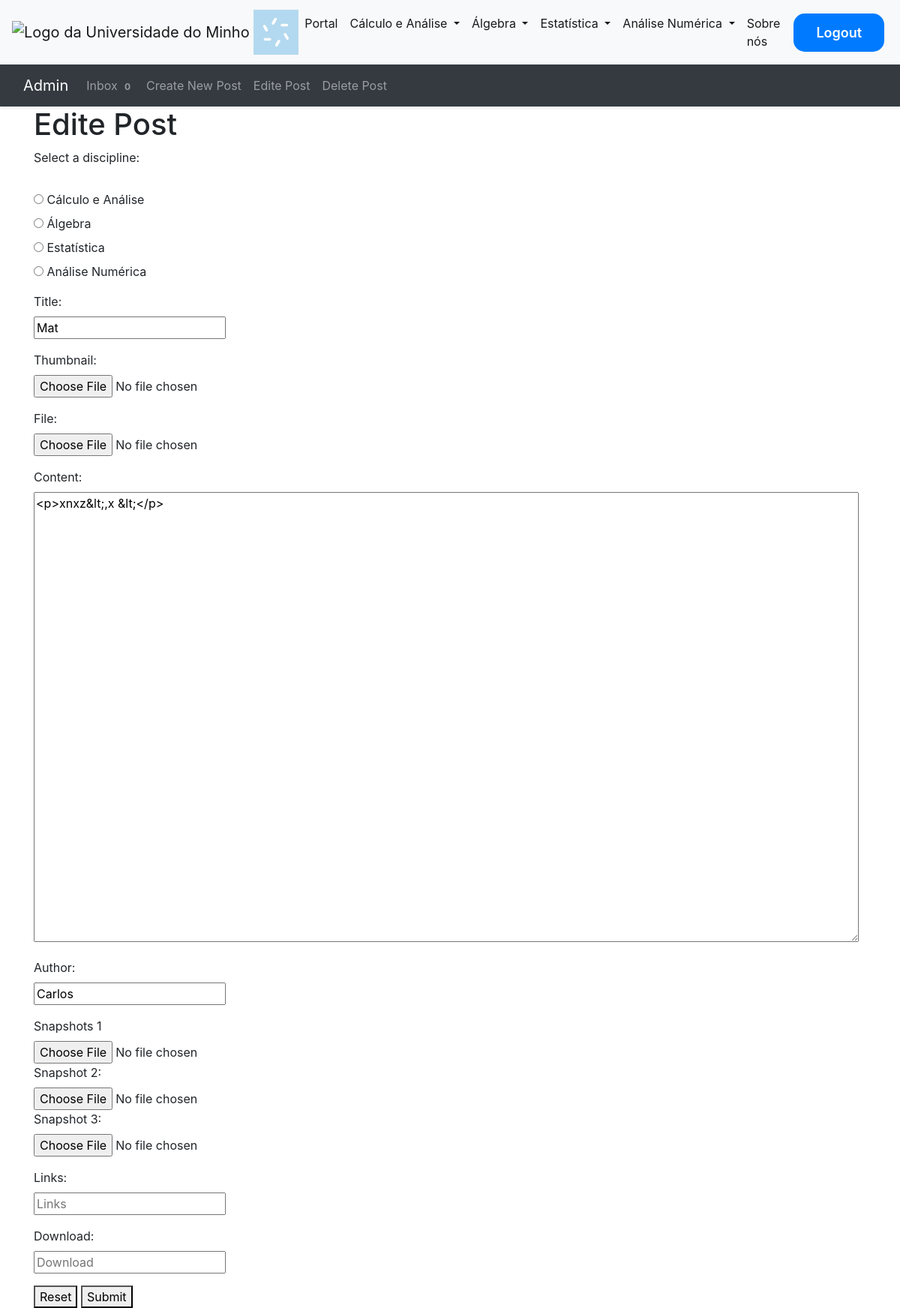
Page /edit-post/1 (signed in) on the committed database.
### tables this page shows
CREATE TABLE posts
             (id INTEGER PRIMARY KEY AUTOINCREMENT,
              title TEXT,
              content TEXT,
              thumbnail_url TEXT,
              file_url TEXT,
              author TEXT,
              snapshots_1 TEXT,
              snapshots_2 TEXT,
              snapshots_3 TEXT,
              links TEXT,
              download TEXT,
              created_at TIMESTAMP DEFAULT CURRENT_TIMESTAMP, subject TEXT);

### main.py (the view, shortened to what this page needs)
@app.route("/edit-post/<int:post_id>", methods=["GET", "POST"])
def edit_post(post_id):
    if 'email' not in session or session['tipo'] != 'admin':
        flash("Acesso negado!", category='error')
        return redirect("/")
    can_edit = False
    if 'email' in session and session['tipo'] == 'admin':
        can_edit = True
    conn = sqlite3.connect("database.db")
    c = conn.cursor()
    c.execute("SELECT * FROM posts WHERE id=?", (post_id,))
    post = c.fetchone()
    thumbnail_url = post[3] if post[3] else None
    file_url = post[4] if post[4] else None
    snapshots_1_url = post[6] if post[6] else None
    snapshots_2_url = post[7] if post[7] else None
    snapshots_3_url = post[8] if post[8] else None
    links = post[9] if post[9] else None
    download = post[10] if post[10] else None
    conn = sqlite3.connect("database.db")
    c = conn.cursor()
    c.execute("SELECT * FROM forms")
    forms = c.fetchall()
    conn.close()
    conn = sqlite3.connect("database.db")
    c = conn.cursor()
    c.execute("SELECT * FROM posts")
    posts = c.fetchall()
    conn.close()
    return render_template("edit_post.html", post=post, can_edit=can_edit,forms=forms,posts=posts)

### templates/edit_post.html
{% extends "base.html" %}
{% block content %}
<div class="container">
  <h1>Edite Post</h1>
  <form method="post" enctype="multipart/form-data">
    <div class="form-group">
      <label for="discipline">Select a discipline:</label>
      <br>
      <label for="discipline_math">
        <input type="radio" id="calculo_analise" name="subject" value="calculo_analise" required>
        Cálculo e Análise
      </label>
      <label for="discipline_science">
        <input type="radio" id="algebra" name="subject" value="algebra">
        Álgebra
      </label>
      <label for="discipline_history">
        <input type="radio" id="estatistica" name="subject" value="estatistica">
        Estatística
      </label>
      <label for="discipline_language">
        <input type="radio" id="analise_numerica" name="subject" value="analise_numerica">
        Análise Numérica
      </label>
    </div>
    <div class="form-group">
      <label for="title">Title:</label>
      <input type="text" id="title" name="title" placeholder="Title" value="{{ post[1] }}" required>
    </div>
    <div class="form-group">
      <label for="thumbnail">Thumbnail:</label>
      <input type="file" id="thumbnail" name="thumbnail">
    </div>
    <div class="form-group">
      <label for="file">File:</label>
      <input type="file" id="file" name="file">
    </div>
    <div class="form-group">
      <label for="content">Content:</label>
      <textarea id="content" name="content" placeholder="Content">{{ post[2] }}</textarea>
    </div>
    <div class="form-group">
      <label for="author">Author:</label>
      <input type="text" id="author" name="author" placeholder="Author" value="{{ post[5] }}" required>
    </div>
    <div class="form-group">
      <label for="snapshots_1">Snapshots 1</label>
      <input type="file" id="snapshots_1" name="snapshots_1">
      <label for="snapshots_2">Snapshot 2:</label>
      <input type="file" id="snapshots_2" name="snapshots_2">
      <label for="snapshots_3">Snapshot 3:</label>
      <input type="file" id="snapshots_3" name="snapshots_3">
    </div>
    <div class="form-group">
      <label for="links">Links:</label>
      <input type="text" id="links" name="links" placeholder="Links" value="{{ post[9] }}">
    </div>
    <div class="form-group">
      <label for="download">Download:</label>
      <input type="text" id="download" name="download" placeholder="Download" value="{{ post[10] }}">
    </div>
    <button type="reset">Reset</button>
    <button type="submit">Submit</button>
  </form>
</div>
{% endblock %}

### static/style.css (style rules this page uses)
label { display: block; }
textarea[name="content"] { height: 600px; width: 1100px; }

### rows in the picture
posts: title "Mat", content "<p>xnxz&lt;,x &lt;</p>", author "Carlos"
